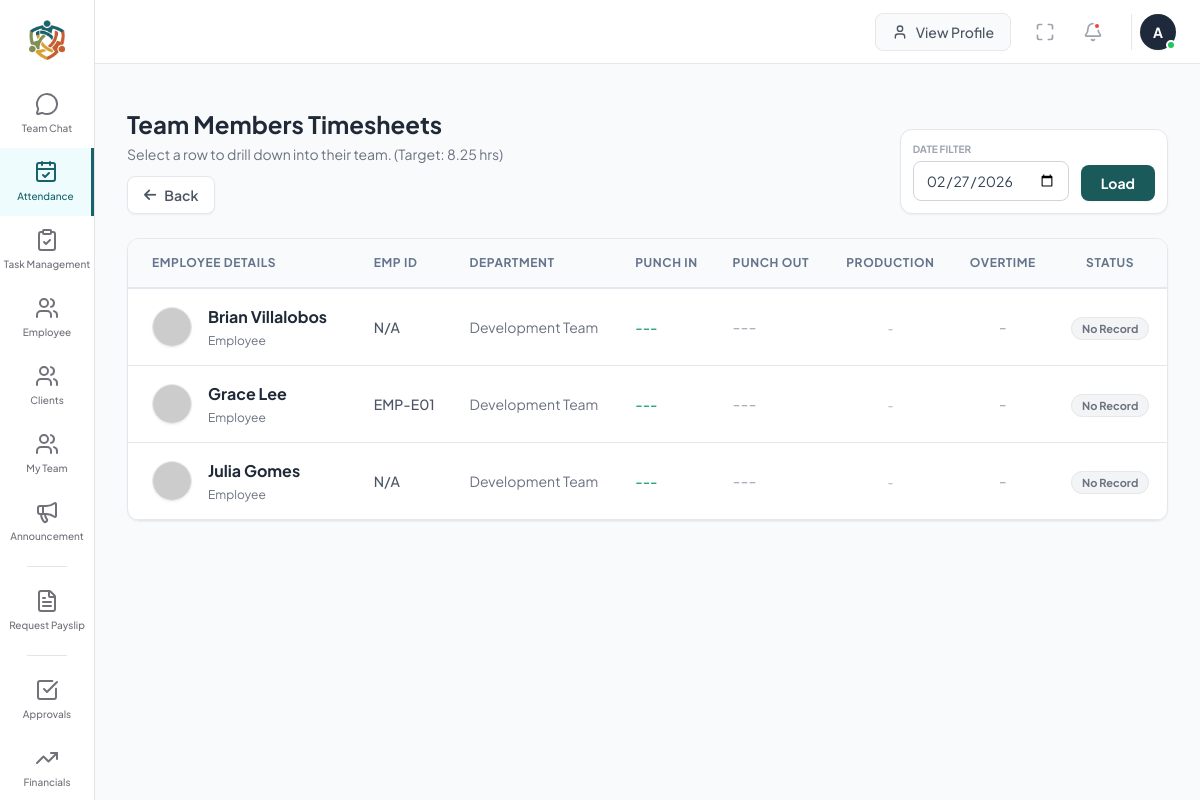
/timesheets.php?view_tl=19&view_mgr=16&f_date=2026-02-27 (signed in), run on the app's committed database.
### tables this page shows
CREATE TABLE `users` (
  `id` int(11) NOT NULL,
  `name` varchar(100) DEFAULT NULL,
  `employee_id` varchar(20) DEFAULT NULL,
  `department` varchar(100) DEFAULT NULL,
  `username` varchar(100) NOT NULL,
  `email` varchar(255) DEFAULT NULL,
  `password` varchar(255) NOT NULL,
  `role` enum('System Admin','HR','Manager','Team Lead','Employee','Sales','Digital Marketing','IT Admin','IT Executive','HR Executive','CFO','Accounts') NOT NULL,
  `last_password_change` timestamp NULL DEFAULT NULL
);

### timesheets.php (the view, shortened to what this page needs)
<?php
require_once 'include/db_connect.php';
$view_mgr = $_GET['view_mgr'] ?? null;
$view_tl  = $_GET['view_tl'] ?? null;
$filter_date = $_GET['f_date'] ?? date('Y-m-d');
$safe_date = mysqli_real_escape_string($conn, $filter_date);
$back_link = "";
$page_title = "";
$query_condition = "";
if ($view_tl) {
    $safe_tl = mysqli_real_escape_string($conn, $view_tl);
    $parent_mgr = $_GET['view_mgr'] ?? '';
    $query_condition = "ep.reporting_to = '$safe_tl'";
    $back_link = "?view_mgr=$parent_mgr&f_date=$safe_date";
    $page_title = "Team Members Timesheets";
} else {
    $query_condition = "u.role IN ('Manager', 'CFO', 'HR Manager', 'Sales Head')";
    $back_link = "";
    $page_title = "Department Managers Timesheets";
}
$query = "
    SELECT DISTINCT u.id as user_id, u.name as emp_name, u.role, ep.emp_id_code, ep.department,
           a.punch_in, a.punch_out, a.production_hours, a.status
    FROM users u
    JOIN employee_profiles ep ON u.id = ep.user_id
    LEFT JOIN attendance a ON u.id = a.user_id AND a.date = '$safe_date'
    WHERE $query_condition
    ORDER BY u.name ASC
";
$result = mysqli_query($conn, $query);
$timesheets = [];
if ($result) {
    while ($row = mysqli_fetch_assoc($result)) {
        $timesheets[] = $row;
    }
}
?>
<!DOCTYPE html>
<html lang="en">
<head>
    <script src="https://cdn.tailwindcss.com"></script>
    <link rel="stylesheet" href="https://cdnjs.cloudflare.com/ajax/libs/font-awesome/6.0.0/css/all.min.css">
</head>
<body>
    <?php include('sidebars.php'); ?>
    <main id="mainContent">
        <?php include 'header.php'; ?>
        <div class="mb-6 flex flex-col md:flex-row md:justify-between md:items-end gap-4">
            <div>
                <h4 class="text-2xl font-bold text-gray-800"><?php echo $page_title; ?></h4>
                <p class="text-gray-500 text-sm mt-1">Select a row to drill down into their team. (Target: 8.25 hrs)</p>
                <?php if ($back_link !== ""): ?>
                    <a href="<?php echo $back_link; ?>" class="inline-flex items-center mt-3 bg-white border border-gray-200 text-gray-600 px-4 py-2 rounded-lg text-sm font-semibold hover:bg-gray-50 transition shadow-sm text-decoration-none">
                        <i class="fa-solid fa-arrow-left mr-2"></i> Back
                    </a>
                <?php endif; ?>
            </div>
            <form method="GET" action="" class="flex items-end gap-3 bg-white p-3 rounded-xl shadow-sm border border-gray-200">
                <div class="flex flex-col">
                    <label class="text-[10px] font-bold text-gray-400 mb-1 uppercase">Date Filter</label>
                    <input type="date" name="f_date" value="<?php echo htmlspecialchars($filter_date); ?>"
                           class="border border-gray-300 rounded-lg px-3 py-2 text-sm outline-none focus:border-[#1b5a5a] focus:ring-1 focus:ring-[#1b5a5a]">
                </div>
                <button type="submit" class="bg-[#1b5a5a] hover:bg-[#134444] text-white px-5 py-2 rounded-lg text-sm font-bold transition-colors shadow-sm">
                    Load
                </button>
            </form>
        </div>
        <div class="bg-white rounded-xl shadow-sm border border-gray-200 overflow-hidden">
            <div class="overflow-x-auto">
                <table class="w-full text-left border-collapse">
                    <thead>
                        <tr class="bg-slate-50 text-slate-500 text-xs uppercase">
                            <th class="px-6 py-4 font-bold">Employee Details</th>
                            <th class="px-4 py-4 font-bold">Emp ID</th>
                            <th class="px-4 py-4 font-bold">Department</th>
                            <th class="px-4 py-4 font-bold">Punch In</th>
                            <th class="px-4 py-4 font-bold">Punch Out</th>
                            <th class="px-4 py-4 font-bold text-center">Production</th>
                            <th class="px-4 py-4 font-bold text-center">Overtime</th>
                            <th class="px-4 py-4 font-bold text-center">Status</th>
                        </tr>
                    </thead>
                    <tbody>
                        <?php
                        if (empty($timesheets)) {
                            echo "<tr><td colspan='8' class='text-center py-10 text-gray-400'><i class='fa-solid fa-users-slash text-4xl mb-3 block'></i> No members found in this view.</td></tr>";
                        } else {
                            foreach($timesheets as $row):
                                $has_attendance = !empty($row['punch_in']);
                                $punch_in = $has_attendance ? date('h:i A', strtotime($row['punch_in'])) : '---';
                                $punch_out = $has_attendance && $row['punch_out'] ? date('h:i A', strtotime($row['punch_out'])) : ($has_attendance ? 'Active' : '---');
                                $expected_hours = 8.25;
                                $worked_hours = floatval($row['production_hours'] ?? 0);
                                $overtime = ($worked_hours > $expected_hours) ? ($worked_hours - $expected_hours) : 0;
                                $percent = min(100, ($worked_hours / $expected_hours) * 100);
                                $progressColor = 'bg-yellow-500';
                                if ($worked_hours >= $expected_hours) $progressColor = 'bg-green-500';
                                else if ($worked_hours < 4 && $punch_out != 'Active') $progressColor = 'bg-red-500';
                                if (!$has_attendance) {
                                    $statusClass = "bg-gray-100 text-gray-500 border border-gray-200";
                                    $status_text = "No Record";
                                }
                                $row_link = "";
                        ?>
                        <tr class="border-b <?php echo $row_link ? 'click-row' : 'hover:bg-slate-50'; ?>"
                            <?php echo $row_link ? "onclick=\"window.location='$row_link'\"" : ""; ?>>
                            <td class="px-6 py-4">
                                <div class="flex items-center">
                                    <img src="https://ui-avatars.com/api/?name=<?php echo urlencode($row['emp_name']); ?>&background=random" class="w-10 h-10 rounded-full border border-gray-200 mr-4 shadow-sm">
                                    <div>
                                        <div class="font-bold text-gray-800 flex items-center">
                                            <?php echo htmlspecialchars($row['emp_name'] ?: 'Unknown'); ?>
                                        </div>
                                        <div class="flex items-center gap-2 mt-1">
                                            <span class="text-xs text-gray-500"><?php echo htmlspecialchars($row['role']); ?></span>
                                        </div>
                                    </div>
                                </div>
                            </td>
                            <td class="px-4 py-4 text-sm text-gray-600 font-medium"><?php echo htmlspecialchars($row['emp_id_code'] ?: 'N/A'); ?></td>
                            <td class="px-4 py-4 text-sm text-gray-500"><?php echo htmlspecialchars($row['department'] ?: 'N/A'); ?></td>
                            <td class="px-4 py-4 text-sm font-medium text-emerald-600">
                                <?php if($punch_in !== '---') echo "<i class='fa-solid fa-arrow-right-to-bracket text-[10px] mr-1'></i>"; ?> <?php echo $punch_in; ?>
                            </td>
                            <td class="px-4 py-4">
                                <?php if($punch_out === 'Active'): ?>
                                    <span class="text-blue-600 text-sm font-medium"><i class="fa-solid fa-spinner fa-spin text-[10px] mr-1"></i> Working...</span>
                                <?php elseif($punch_out !== '---'): ?>
                                    <span class="text-red-500 text-sm font-medium"><i class="fa-solid fa-arrow-right-from-bracket text-[10px] mr-1"></i> <?php echo $punch_out; ?></span>
                                <?php else: ?>
                                    <span class="text-gray-400">---</span>
                                <?php endif; ?>
                            </td>
                            <td class="px-4 py-4 text-center">
                                <?php if ($has_attendance): ?>
                                    <span class="font-bold text-gray-800 text-sm"><?php echo number_format($worked_hours, 2); ?> Hrs</span>
                                    <div class="progress">
                                        <div class="progress-bar <?php echo $progressColor; ?>" style="width: <?php echo $percent; ?>%"></div>
                                    </div>
                                <?php else: ?>
                                    <span class="text-xs text-gray-400">-</span>
                                <?php endif; ?>
                            </td>
                            <td class="px-4 py-4 text-center">
                                <?php if ($overtime > 0): ?>
                                    <span class="bg-amber-100 text-amber-700 px-2 py-1 rounded text-xs font-bold">+<?php echo number_format($overtime, 2); ?> Hrs</span>
                                <?php else: ?>
                                    <span class="text-gray-400">-</span>
                                <?php endif; ?>
                            </td>
                            <td class="px-4 py-4 text-center">
                                <span class="px-2.5 py-1 rounded-full text-[11px] font-bold <?php echo $statusClass; ?>"><?php echo $status_text; ?></span>
                            </td>
                        </tr>
                        <?php
                            endforeach;
                        }
                        ?>
                    </tbody>
                </table>
            </div>
        </div>
    </main>
</body>
</html>

### timesheets.php (style rules this page uses)
body { background-color: #f8fafc; font-family: 'Plus Jakarta Sans', sans-serif; color: #334155; overflow-x: hidden; }
#mainContent { margin-left: 95px; padding: 24px 32px; transition: margin-left 0.3s ease; width: calc(100% - 95px); }
table th { letter-spacing: 0.05em; border-bottom: 2px solid #e2e8f0; }

### sidebars.php (style rules this page uses)
:root { --primary-sidebar-width: 95px; --secondary-sidebar-width: 220px; --active-bg: #f4f4f5; --border-color: #e4e4e7; --text-muted: #71717a; }

### data on the page
users: name "Brian Villalobos", role "Employee", emp_id_code "N/A", department "Development Team", punch_in "---", status_text "No Record"
users: name "Grace Lee", role "Employee", emp_id_code "EMP-E01", department "Development Team", punch_in "---", status_text "No Record"
users: name "Julia Gomes", role "Employee", emp_id_code "N/A", department "Development Team", punch_in "---", status_text "No Record"

### other printed values
$item['name'] "Team Chat"
$item['name'] "Attendance"
$item['name'] "Task Management"
$item['name'] "Employee"
$item['name'] "Clients"
$item['name'] "My Team"
$item['name'] "Announcement"
$item['name'] "Request Payslip"
$item['name'] "Approvals"
$item['name'] "Financials"
substr($display_name, 0, 1) "A"
$page_title "Team Members Timesheets"
